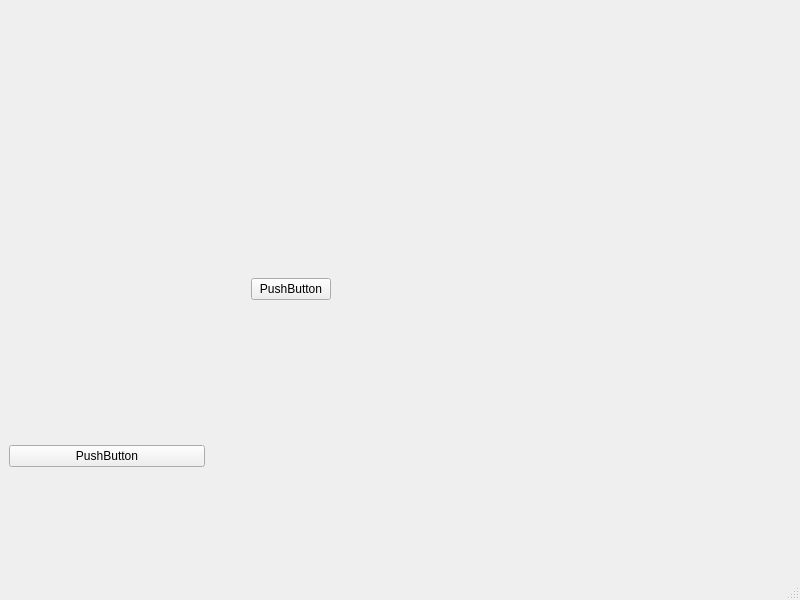
<?xml version="1.0" encoding="UTF-8"?>
<ui version="4.0">
 <class>MainWindow</class>
 <widget class="QMainWindow" name="MainWindow">
  <property name="geometry">
   <rect>
    <x>0</x>
    <y>0</y>
    <width>800</width>
    <height>600</height>
   </rect>
  </property>
  <property name="windowTitle">
   <string>MainWindow</string>
  </property>
  <widget class="QWidget" name="centralwidget">
   <layout class="QHBoxLayout" name="horizontalLayout_3">
    <item>
     <layout class="QHBoxLayout" name="horizontalLayout_2">
      <item>
       <layout class="QVBoxLayout" name="verticalLayout">
        <item>
         <spacer name="verticalSpacer_2">
          <property name="orientation">
           <enum>Qt::Vertical</enum>
          </property>
          <property name="sizeType">
           <enum>QSizePolicy::Fixed</enum>
          </property>
          <property name="sizeHint" stdset="0">
           <size>
            <width>20</width>
            <height>375</height>
           </size>
          </property>
         </spacer>
        </item>
        <item>
         <widget class="QPushButton" name="pushButton">
          <property name="text">
           <string>PushButton</string>
          </property>
         </widget>
        </item>
        <item>
         <spacer name="verticalSpacer">
          <property name="orientation">
           <enum>Qt::Vertical</enum>
          </property>
          <property name="sizeType">
           <enum>QSizePolicy::Fixed</enum>
          </property>
          <property name="sizeHint" stdset="0">
           <size>
            <width>20</width>
            <height>40</height>
           </size>
          </property>
         </spacer>
        </item>
       </layout>
      </item>
      <item>
       <layout class="QHBoxLayout" name="horizontalLayout">
        <item>
         <spacer name="horizontalSpacer">
          <property name="orientation">
           <enum>Qt::Horizontal</enum>
          </property>
          <property name="sizeType">
           <enum>QSizePolicy::Fixed</enum>
          </property>
          <property name="sizeHint" stdset="0">
           <size>
            <width>40</width>
            <height>20</height>
           </size>
          </property>
         </spacer>
        </item>
        <item>
         <widget class="QPushButton" name="pushButton_2">
          <property name="text">
           <string>PushButton</string>
          </property>
         </widget>
        </item>
        <item>
         <spacer name="horizontalSpacer_2">
          <property name="orientation">
           <enum>Qt::Horizontal</enum>
          </property>
          <property name="sizeType">
           <enum>QSizePolicy::Fixed</enum>
          </property>
          <property name="sizeHint" stdset="0">
           <size>
            <width>460</width>
            <height>259</height>
           </size>
          </property>
         </spacer>
        </item>
       </layout>
      </item>
     </layout>
    </item>
   </layout>
  </widget>
  <widget class="QMenuBar" name="menubar">
   <property name="geometry">
    <rect>
     <x>0</x>
     <y>0</y>
     <width>800</width>
     <height>28</height>
    </rect>
   </property>
  </widget>
  <widget class="QStatusBar" name="statusbar"/>
 </widget>
 <resources/>
 <connections/>
</ui>
